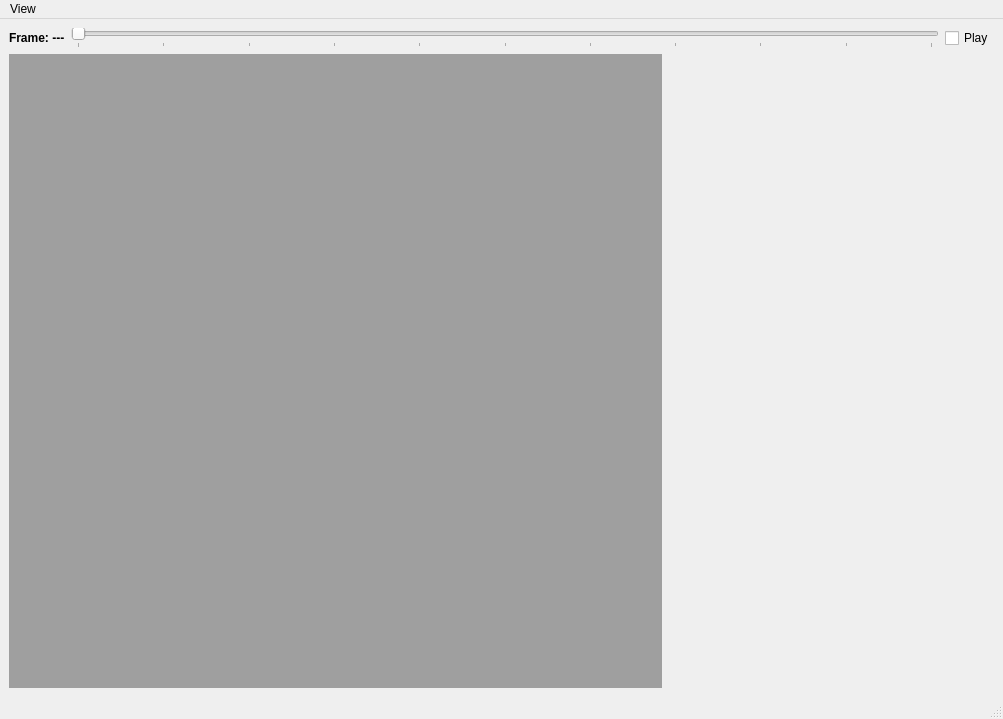
<?xml version="1.0" encoding="UTF-8"?>
<ui version="4.0">
 <class>WdgtDasvVisClass</class>
 <widget class="QMainWindow" name="WdgtDasvVisClass">
  <property name="geometry">
   <rect>
    <x>0</x>
    <y>0</y>
    <width>1003</width>
    <height>719</height>
   </rect>
  </property>
  <property name="windowTitle">
   <string>Depth-Adaptive Supervoxels (DASV)</string>
  </property>
  <widget class="QWidget" name="centralwidget">
   <layout class="QGridLayout" name="gridLayout">
    <item row="1" column="0" colspan="2">
     <widget class="QMdiArea" name="mdiArea"/>
    </item>
    <item row="0" column="0" colspan="3">
     <layout class="QHBoxLayout" name="horizontalLayout">
      <item>
       <widget class="QLabel" name="labelFrameCounter">
        <property name="font">
         <font>
          <weight>75</weight>
          <bold>true</bold>
         </font>
        </property>
        <property name="text">
         <string>Frame: ---</string>
        </property>
       </widget>
      </item>
      <item>
       <widget class="QSlider" name="horizontalSliderFrame">
        <property name="maximum">
         <number>300</number>
        </property>
        <property name="pageStep">
         <number>30</number>
        </property>
        <property name="orientation">
         <enum>Qt::Horizontal</enum>
        </property>
        <property name="tickPosition">
         <enum>QSlider::TicksBelow</enum>
        </property>
        <property name="tickInterval">
         <number>30</number>
        </property>
       </widget>
      </item>
      <item>
       <widget class="QCheckBox" name="checkBoxPlay">
        <property name="text">
         <string>Play</string>
        </property>
        <property name="checked">
         <bool>false</bool>
        </property>
       </widget>
      </item>
     </layout>
    </item>
   </layout>
  </widget>
  <widget class="QMenuBar" name="menubar">
   <property name="geometry">
    <rect>
     <x>0</x>
     <y>0</y>
     <width>1003</width>
     <height>25</height>
    </rect>
   </property>
   <widget class="QMenu" name="menuWindows">
    <property name="title">
     <string>View</string>
    </property>
    <addaction name="action_Parameters"/>
    <addaction name="action_Benchmarks"/>
    <addaction name="separator"/>
    <addaction name="actionAbout"/>
   </widget>
   <addaction name="menuWindows"/>
  </widget>
  <widget class="QStatusBar" name="statusbar"/>
  <action name="actionLoad_ONI">
   <property name="text">
    <string>Load ONI</string>
   </property>
  </action>
  <action name="actionKinect_Live_Mode">
   <property name="text">
    <string>Kinect Live Mode</string>
   </property>
  </action>
  <action name="actionLoad_RGB_D_Image">
   <property name="text">
    <string>Load RGB-D Image</string>
   </property>
  </action>
  <action name="actionSave_RBG_D_Image">
   <property name="text">
    <string>Save RBG-D Image</string>
   </property>
  </action>
  <action name="actionSave_Debug_Images">
   <property name="text">
    <string>Save Debug Images</string>
   </property>
  </action>
  <action name="actionBatch_Save">
   <property name="checkable">
    <bool>true</bool>
   </property>
   <property name="text">
    <string>Batch Save</string>
   </property>
  </action>
  <action name="action_Parameters">
   <property name="checkable">
    <bool>true</bool>
   </property>
   <property name="checked">
    <bool>true</bool>
   </property>
   <property name="text">
    <string>Parameters</string>
   </property>
  </action>
  <action name="action_Benchmarks">
   <property name="checkable">
    <bool>true</bool>
   </property>
   <property name="text">
    <string>Benchmarks</string>
   </property>
  </action>
  <action name="actionAbout">
   <property name="checkable">
    <bool>true</bool>
   </property>
   <property name="text">
    <string>About</string>
   </property>
  </action>
 </widget>
 <resources/>
 <connections/>
</ui>
